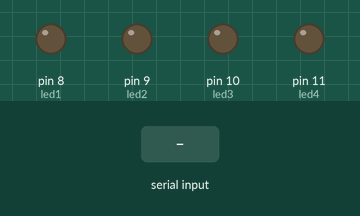
Recording of a sketch running on a simulated Arduino Uno, built with avr-gcc and run on an emulated ATmega328P. Parts: output pins drawn as LEDs (lit = HIGH). The test bench sets the inputs (shaded band). What the sketch prints to the serial monitor is not drawn.

Above: at 1.2 s.
1.3 s: "a" received over Serial
At 2.2 s:
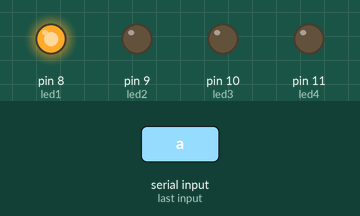
2.8 s: "b" received over Serial
At 3.3 s:
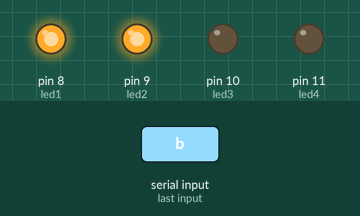
4.3 s: "c" received over Serial
At 5.5 s:
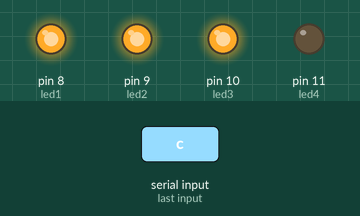
5.8 s: "d" received over Serial
At 6.8 s:
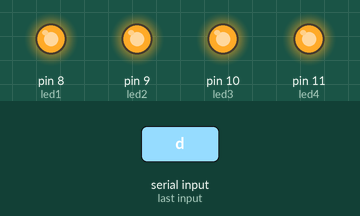
Timing chart, 0 to 8.3 s (numbered marks = the images above; inputs shaded):
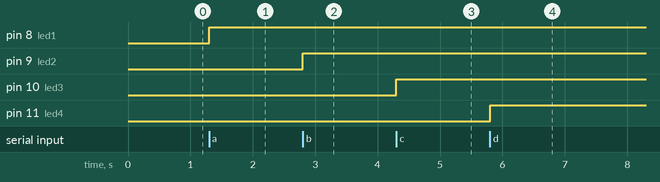

Measured:
- after the input at 1.3 s, pin 8 (led1): LOW → HIGH at once
- after the input at 2.8 s, pin 9 (led2): LOW → HIGH at once
- after the input at 4.3 s, pin 10 (led3): LOW → HIGH at once
- after the input at 5.8 s, pin 11 (led4): LOW → HIGH at once

The sketch:

03nov_bluetooth.ino
```cpp
#define led1 8
#define led2 9
#define led3 10
#define led4 11
char var = 0;
String inputstring = "";


void setup() {
  // put your setup code here, to run once:
pinMode(led1,OUTPUT);
pinMode(led2,OUTPUT);
pinMode(led3,OUTPUT);
pinMode(led4,OUTPUT);
Serial.begin(9600);
}

void loop() {
  // put your main code here, to run repeatedly:
while(Serial.available() > 0)
{
  var = (char)Serial.read();
  inputstring += var;
  Serial.println(var);
 /* switch(var){
  case "(char)fo" :digitalWrite(led1,HIGH);
  case "(char)re":digitalWrite(led2,HIGH);
  case "(char)le":digitalWrite(led3,HIGH);
  case "(char)ri":digitalWrite(led4,HIGH);
  case "(char)st":digitalWrite(led1,HIGH);
    digitalWrite(led2,HIGH);
    digitalWrite(led3,HIGH);
    digitalWrite(led4,HIGH);
   */
   if(var == 'a')
   {
    digitalWrite(led1,HIGH);
   Serial.println("fo");
   }
  else if(var == 'b')
  {
    digitalWrite(led2,HIGH);
  Serial.print("b");
  }
  else if(var == 'c')
  {
    digitalWrite(led3,HIGH);
    Serial.print("c");
  }
  else if(var == 'd')
  {
    digitalWrite(led4,HIGH);
  Serial.print("d");
  }
  else if(var == 'e')
  {
    digitalWrite(led4,LOW);
    digitalWrite(led3,LOW);
    digitalWrite(led2,LOW);
    digitalWrite(led1,LOW);
  }

}
}
```
